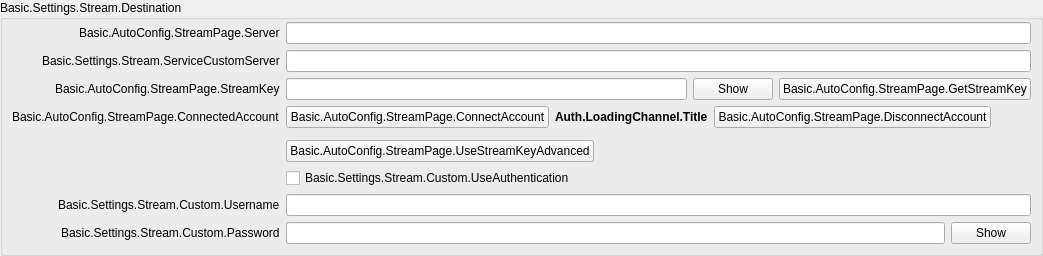
               <widget class="QGroupBox" name="destinationGroupBox">
                <property name="title">
                 <string>Basic.Settings.Stream.Destination</string>
                </property>
                <layout class="QFormLayout" name="destinationLayout">
                 <property name="fieldGrowthPolicy">
                  <enum>QFormLayout::FieldGrowthPolicy::AllNonFixedFieldsGrow</enum>
                 </property>
                 <property name="labelAlignment">
                  <set>Qt::AlignmentFlag::AlignRight|Qt::AlignmentFlag::AlignTrailing|Qt::AlignmentFlag::AlignVCenter</set>
                 </property>
                 <property name="leftMargin">
                  <number>9</number>
                 </property>
                 <property name="topMargin">
                  <number>2</number>
                 </property>
                 <property name="rightMargin">
                  <number>9</number>
                 </property>
                 <property name="bottomMargin">
                  <number>9</number>
                 </property>
                 <item row="0" column="0">
                  <widget class="QLabel" name="serverLabel">
                   <property name="text">
                    <string>Basic.AutoConfig.StreamPage.Server</string>
                   </property>
                  </widget>
                 </item>
                 <item row="0" column="1">
                  <widget class="QStackedWidget" name="serverStackedWidget">
                   <property name="sizePolicy">
                    <sizepolicy hsizetype="Preferred" vsizetype="Maximum">
                     <horstretch>0</horstretch>
                     <verstretch>0</verstretch>
                    </sizepolicy>
                   </property>
                   <property name="currentIndex">
                    <number>1</number>
                   </property>
                   <widget class="QWidget" name="servicePage">
                    <layout class="QHBoxLayout" name="horizontalLayout_21">
                     <property name="leftMargin">
                      <number>0</number>
                     </property>
                     <property name="topMargin">
                      <number>0</number>
                     </property>
                     <property name="rightMargin">
                      <number>0</number>
                     </property>
                     <property name="bottomMargin">
                      <number>0</number>
                     </property>
                     <item>
                      <widget class="QComboBox" name="server"/>
                     </item>
                    </layout>
                   </widget>
                   <widget class="QWidget" name="customPage">
                    <layout class="QHBoxLayout" name="horizontalLayout_22">
                     <property name="leftMargin">
                      <number>0</number>
                     </property>
                     <property name="topMargin">
                      <number>0</number>
                     </property>
                     <property name="rightMargin">
                      <number>0</number>
                     </property>
                     <property name="bottomMargin">
                      <number>0</number>
                     </property>
                     <item>
                      <widget class="QLineEdit" name="customServer"/>
                     </item>
                    </layout>
                   </widget>
                  </widget>
                 </item>
                 <item row="1" column="0">
                  <widget class="QLabel" name="serviceCustomServerLabel">
                   <property name="text">
                    <string>Basic.Settings.Stream.ServiceCustomServer</string>
                   </property>
                   <property name="buddy">
                    <cstring>serviceCustomServer</cstring>
                   </property>
                  </widget>
                 </item>
                 <item row="1" column="1">
                  <widget class="QLineEdit" name="serviceCustomServer"/>
                 </item>
                 <item row="2" column="0">
                  <widget class="QLabel" name="streamKeyLabel">
                   <property name="text">
                    <string>Basic.AutoConfig.StreamPage.StreamKey</string>
                   </property>
                   <property name="openExternalLinks">
                    <bool>true</bool>
                   </property>
                   <property name="buddy">
                    <cstring>key</cstring>
                   </property>
                  </widget>
                 </item>
                 <item row="2" column="1">
                  <widget class="QFrame" name="streamKeyWidget">
                   <layout class="QHBoxLayout" name="horizontalLayout_11">
                    <property name="leftMargin">
                     <number>0</number>
                    </property>
                    <property name="topMargin">
                     <number>0</number>
                    </property>
                    <property name="rightMargin">
                     <number>0</number>
                    </property>
                    <property name="bottomMargin">
                     <number>0</number>
                    </property>
                    <item>
                     <widget class="QLineEdit" name="key">
                      <property name="inputMask">
                       <string notr="true"/>
                      </property>
                      <property name="text">
                       <string notr="true"/>
                      </property>
                      <property name="echoMode">
                       <enum>QLineEdit::EchoMode::Password</enum>
                      </property>
                     </widget>
                    </item>
                    <item>
                     <widget class="QPushButton" name="show">
                      <property name="text">
                       <string>Show</string>
                      </property>
                     </widget>
                    </item>
                    <item>
                     <widget class="UrlPushButton" name="getStreamKeyButton">
                      <property name="toolTip">
                       <string/>
                      </property>
                      <property name="toolTipDuration">
                       <number>-4</number>
                      </property>
                      <property name="text">
                       <string>Basic.AutoConfig.StreamPage.GetStreamKey</string>
                      </property>
                     </widget>
                    </item>
                   </layout>
                  </widget>
                 </item>
                 <item row="3" column="0">
                  <widget class="QLabel" name="connectedAccountLabel">
                   <property name="text">
                    <string>Basic.AutoConfig.StreamPage.ConnectedAccount</string>
                   </property>
                  </widget>
                 </item>
                 <item row="3" column="1">
                  <layout class="QHBoxLayout" name="horizontalLayout_15">
                   <item>
                    <widget class="QPushButton" name="connectAccount2">
                     <property name="cursor">
                      <cursorShape>PointingHandCursor</cursorShape>
                     </property>
                     <property name="text">
                      <string>Basic.AutoConfig.StreamPage.ConnectAccount</string>
                     </property>
                    </widget>
                   </item>
                   <item>
                    <widget class="QLabel" name="connectedAccountText">
                     <property name="styleSheet">
                      <string notr="true">font-weight: bold</string>
                     </property>
                     <property name="text">
                      <string>Auth.LoadingChannel.Title</string>
                     </property>
                    </widget>
                   </item>
                   <item>
                    <widget class="QPushButton" name="disconnectAccount">
                     <property name="text">
                      <string>Basic.AutoConfig.StreamPage.DisconnectAccount</string>
                     </property>
                    </widget>
                   </item>
                   <item>
                    <spacer name="horizontalSpacer_19">
                     <property name="orientation">
                      <enum>Qt::Orientation::Horizontal</enum>
                     </property>
                     <property name="sizeHint" stdset="0">
                      <size>
                       <width>40</width>
                       <height>20</height>
                      </size>
                     </property>
                    </spacer>
                   </item>
                  </layout>
                 </item>
                 <item row="4" column="0">
                  <spacer name="horizontalSpacer_18">
                   <property name="orientation">
                    <enum>Qt::Orientation::Horizontal</enum>
                   </property>
                   <property name="sizeHint" stdset="0">
                    <size>
                     <width>170</width>
                     <height>0</height>
                    </size>
                   </property>
                  </spacer>
                 </item>
                 <item row="5" column="1">
                  <layout class="QHBoxLayout" name="horizontalLayout_28">
                   <item>
                    <widget class="QPushButton" name="useStreamKeyAdv">
                     <property name="text">
                      <string>Basic.AutoConfig.StreamPage.UseStreamKeyAdvanced</string>
                     </property>
                    </widget>
                   </item>
                   <item>
                    <spacer name="horizontalSpacer_28">
                     <property name="orientation">
                      <enum>Qt::Orientation::Horizontal</enum>
                     </property>
                     <property name="sizeHint" stdset="0">
                      <size>
                       <width>40</width>
                       <height>0</height>
                      </size>
                     </property>
                    </spacer>
                   </item>
                  </layout>
                 </item>
                 <item row="6" column="1">
                  <widget class="QCheckBox" name="useAuth">
                   <property name="text">
                    <string>Basic.Settings.Stream.Custom.UseAuthentication</string>
                   </property>
                  </widget>
                 </item>
                 <item row="7" column="0">
                  <widget class="QLabel" name="authUsernameLabel">
                   <property name="text">
                    <string>Basic.Settings.Stream.Custom.Username</string>
                   </property>
                   <property name="buddy">
                    <cstring>authUsername</cstring>
                   </property>
                  </widget>
                 </item>
                 <item row="7" column="1">
                  <widget class="QLineEdit" name="authUsername"/>
                 </item>
                 <item row="8" column="0">
                  <widget class="QLabel" name="authPwLabel">
                   <property name="text">
                    <string>Basic.Settings.Stream.Custom.Password</string>
                   </property>
                   <property name="buddy">
                    <cstring>authPw</cstring>
                   </property>
                  </widget>
                 </item>
                 <item row="8" column="1">
                  <widget class="QFrame" name="authPwWidget">
                   <layout class="QHBoxLayout" name="horizontalLayout_25">
                    <property name="leftMargin">
                     <number>0</number>
                    </property>
                    <property name="topMargin">
                     <number>0</number>
                    </property>
                    <property name="rightMargin">
                     <number>0</number>
                    </property>
                    <property name="bottomMargin">
                     <number>0</number>
                    </property>
                    <item>
                     <widget class="QLineEdit" name="authPw">
                      <property name="echoMode">
                       <enum>QLineEdit::EchoMode::Password</enum>
                      </property>
                     </widget>
                    </item>
                    <item>
                     <widget class="QPushButton" name="authPwShow">
                      <property name="text">
                       <string>Show</string>
                      </property>
                     </widget>
                    </item>
                   </layout>
                  </widget>
                 </item>
                </layout>
               </widget>
